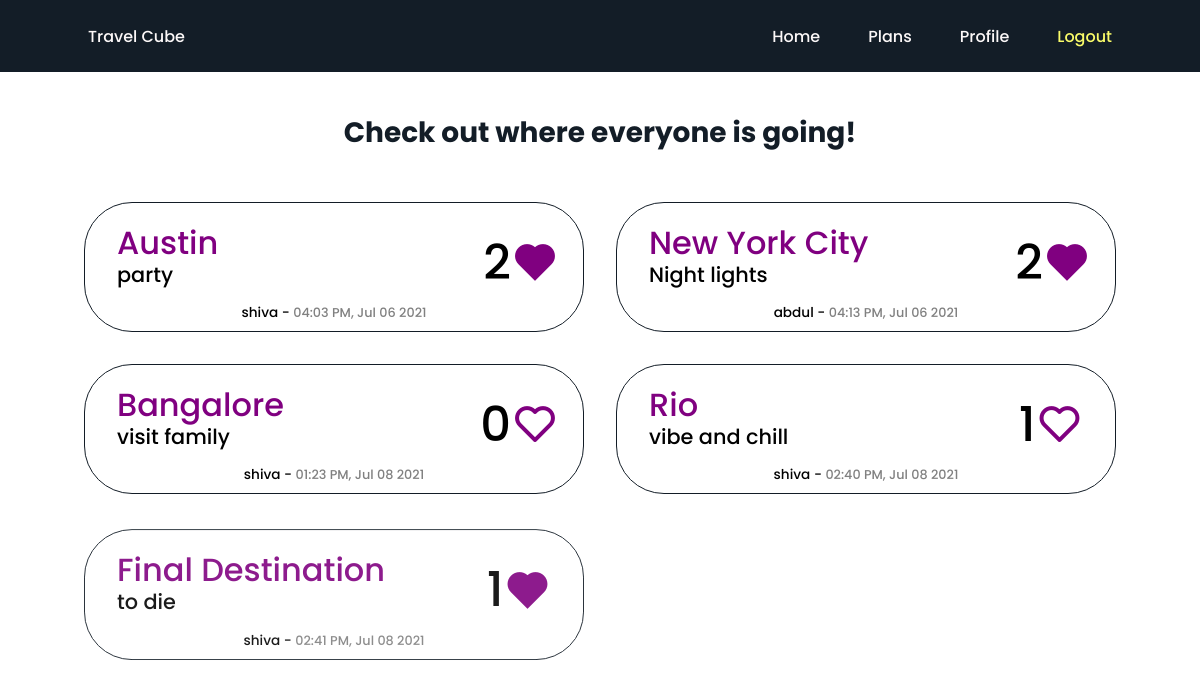
Page /abdul/plans (signed in) on the committed database.
### models.py (models this page shows, shortened)
class Post(db.Model):
    id = db.Column(db.Integer, primary_key=True)
    city = db.Column(db.String(140))
    country = db.Column(db.String(140))
    description = db.Column(db.String(140))
    timestamp = db.Column(db.DateTime, index=True, default=datetime.utcnow)
    user_id = db.Column(db.Integer, db.ForeignKey('user.id'))
    likes = db.relationship('Like', backref='post', lazy='dynamic', cascade = 'all, delete, delete-orphan')

class User(UserMixin, db.Model):
    id = db.Column(db.Integer, primary_key=True)
    username = db.Column(db.String(64), index=True, unique=True)
    email = db.Column(db.String(120), index=True, unique=True)
    password_hash = db.Column(db.String(128))
    posts = db.relationship('Post', backref='author', lazy='dynamic', cascade = 'all, delete, delete-orphan')
    liked = db.relationship('Like', backref='user', lazy='dynamic', cascade = 'all, delete, delete-orphan')
    def has_liked_post(self, post):
        return Like.query.filter(Like.user_id == self.id, Like.post_id == post.id).count() > 0

### routes.py (the view)
@app.route('/<username>/plans')
def authplans(username):
    posts = Post.query.all()
    if not posts:
        posts=[]
    return render_template('authplans.html', posts=posts)

### routes.py (called while the page is built)
@login.user_loader
def load_user(id):
    return User.query.get(int(id))

### templates/authplans.html
{% extends "base.html" %}
{% block content %}
    <div class="outer">
        <div class="inner">
            <h1 class="header">Check out where everyone is going!</h1>
            {% for post in posts %}
                <div class="plans">
                    <div class="city">
                        <p class="cityname">{{ post.city | title}}</p>
                        <p class="description">{{ post.description }}</p>
                    </div>
                    <div class="authtime">
                        <p class="author">{{ post.author.username }} - <span class="time">{{ post.timestamp.strftime('%I:%M %p, %b %d %Y') }}</span></p>
                    </div>
                    <div class="likess">
                        <p class="countt">{{ post.likes.count() }}</p>
                        {% if current_user.has_liked_post(post) %}
                            <p><a href="{{ url_for('like_action', post_id=post.id, action='unlike') }}"><i class='bx bxs-heart likeicon'></i></a></p>
                        {% else %}
                            <p><a href="{{ url_for('like_action', post_id=post.id, action='like') }}"><i class='bx bx-heart likeicon'></i></a></p>
                        {% endif %}
                    </div>
                </div>
            {% endfor %}
        </div>
    </div>
{% endblock %}

### static/css/main.css (style rules this page uses)
:root { --header-height: 3rem; --first-color: #131D27; --first-color-dark: #fafc69; --first-color-darken: #dee059; --white-color: #FCF8F8; --body-font: 'Poppins', sans-serif; --big-font-size: 2.5rem; --normal-font-size: .938rem; --z-fixed: 100; }
@media screen and (min-width: 768px) { :root { --big-font-size: 5rem; --normal-font-size: 1rem; } }
*,::before,::after { box-sizing: border-box; }
html { scroll-behavior: smooth; }
body { margin: var(--header-height) 0 0 0; padding: 0; font-family: var(--body-font); font-size: var(--normal-font-size); font-weight: 500; }
h1,p,ul { margin: 0; }
a { text-decoration: none; }
@media screen and (min-width: 768px) { body { margin: 0; } }

### static/css/plans.css (style rules this page uses)
:root { --body-font: 'Poppins', sans-serif; }
.plans div p { padding: 0; margin: 0; }
.outer { display: flex; justify-content: center; overflow: hidden; }
.inner { display: grid; row-gap: 1.5rem; width: 75%; grid-auto-rows: min-content; margin-bottom: 2rem; margin-top: .5rem; justify-content: center; }
.header { color: #131D27; font-size: 1.5rem; text-align: center; grid-column-start: 1; grid-column-end: 2; grid-row-start: 1; grid-row-end: 2; margin-bottom: 1rem; visibility: hidden; }
.plans { display: grid; border: .12rem #131D27 solid; border-radius: 3rem; padding: 0.75rem 1rem 0.25rem 1rem; grid-template-columns: 4fr 1fr; column-gap: 1rem; visibility: hidden; }
.cityname { font-size: 1.7rem; color: purple; }
.city { grid-column-start: 1; grid-column-end: 2; grid-row-start: 1; grid-row-end: 3; align-items: center; padding-left: 0.5rem; line-height: 2rem; }
.description { font-size: 1rem; color: black; }
.authtime { grid-column-start: 1; grid-column-end: 3; grid-row-start: 3; grid-row-end: 4; text-align: center; }
.author { font-size: 0.65rem; color: black; }
.time { font-size: 0.6rem; color: gray; }
.likess { text-align: center; display: grid; grid-template-columns: repeat(2, min-content); font-size: 3rem; grid-column-start: 2; grid-column-end: 3; grid-row-start: 1; grid-row-end: 3; }
.likeicon { margin-top: 0.6rem; color: purple; }
@media screen and (min-width: 968px) { .inner { justify-content: center; margin-top: 2rem; grid-template-columns: repeat(2, 500px); column-gap: 2rem; row-gap: 2rem; } }
@media screen and (min-width: 968px) { .header { font-size: 1.75rem; grid-column-start: 1; grid-column-end: 3; grid-row-start: 1; grid-row-end: 2; margin-top: 0.5rem; } }
@media screen and (min-width: 968px) { .plans { padding: 1.5rem 1.5rem 0.5rem 1.5rem; grid-template-columns: 5fr 1fr; } }
@media screen and (min-width: 968px) { .cityname { font-size: 2rem; } }
@media screen and (min-width: 968px) { .description { font-size: 1.3rem; } }
@media screen and (min-width: 968px) { .author { font-size: 0.85rem; } }
@media screen and (min-width: 968px) { .time { font-size: 0.8rem; } }
@media screen and (min-width: 968px) { .likeicon { margin-top: 0.7rem; } }

### rows in the picture
Post: city "Austin", description "party", author.username "shiva", timestamp "04:03 PM, Jul 06 2021", likes.count "2"
Post: city "New York City", description "Night lights", author.username "abdul", timestamp "04:13 PM, Jul 06 2021", likes.count "2"
Post: city "Bangalore", description "visit family", author.username "shiva", timestamp "01:23 PM, Jul 08 2021", likes.count "0"
Post: city "Rio", description "vibe and chill", author.username "shiva", timestamp "02:40 PM, Jul 08 2021", likes.count "1"
Post: city "Final Destination", description "to die", author.username "shiva", timestamp "02:41 PM, Jul 08 2021", likes.count "1"
